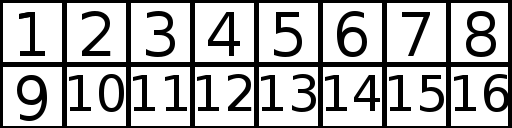

Rendered tile map (Tiled .tmx) drawn with the repository's tilesets; below, a short description and the full map source, tile grids included:
An orthogonal 8x2 tile map with 64x64 px tiles, 1 tile layer (Tile Layer 1).

<map version="1.0" orientation="orthogonal" width="8" height="2" tilewidth="64" tileheight="64">
 <tileset firstgid="1" name="tile_test" tilewidth="64" tileheight="64">
  <image source="../res/drawable-xhdpi/tile_test.png" width="512" height="512" />
 </tileset>
 <layer name="Tile Layer 1" width="8" height="2">
  <data encoding="csv">
1,2,3,4,5,6,7,8,
9,10,11,12,13,14,15,16
</data>
 </layer>
</map>
